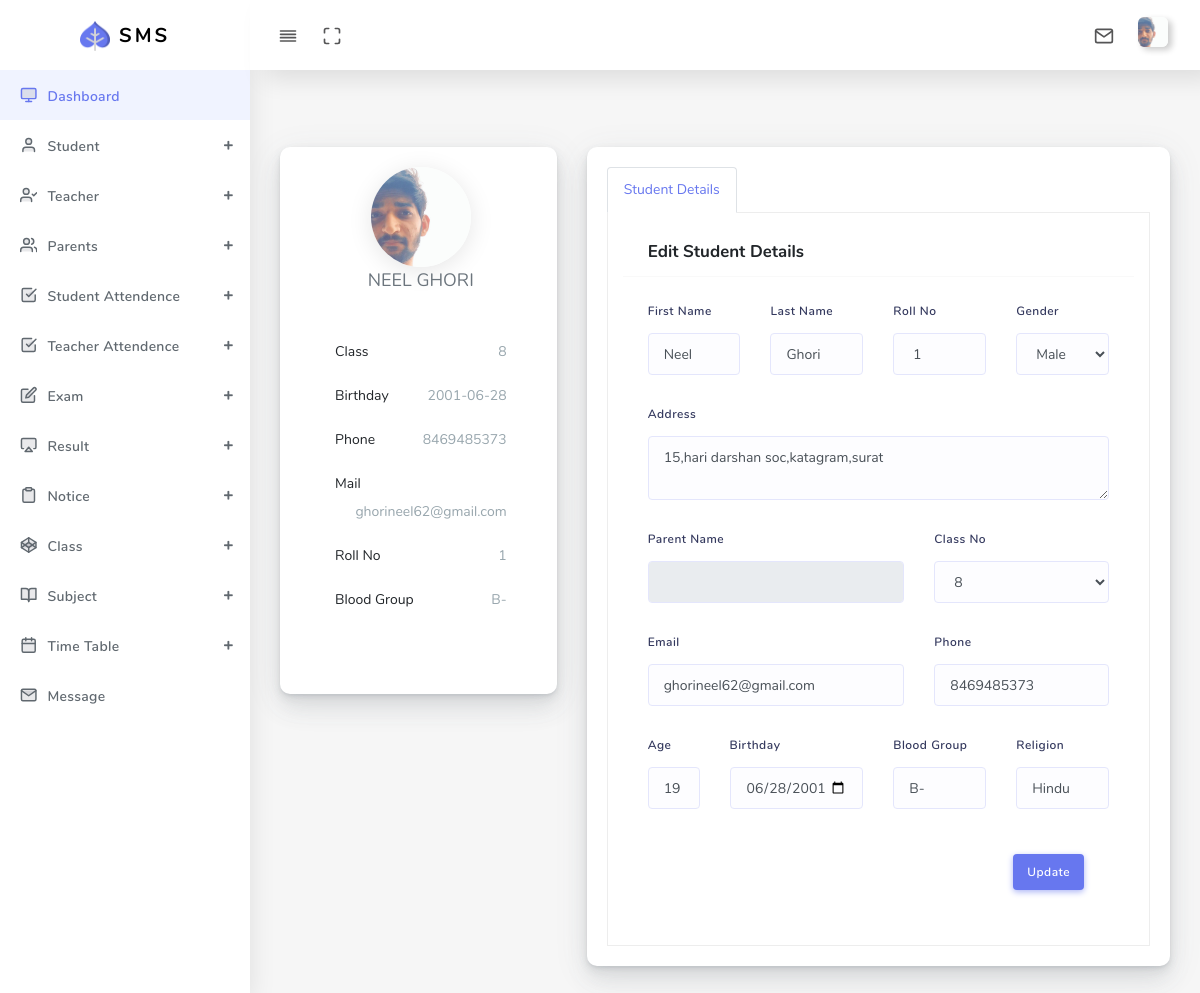
Screenshot of /Admin/update_student_admin.php?id=1 (signed in) with the database file from the repository.
### tables this page shows
CREATE TABLE `student` (
  `student_id` int(11) NOT NULL,
  `first_name` varchar(255) DEFAULT NULL,
  `last_name` varchar(255) DEFAULT NULL,
  `address_s` varchar(255) DEFAULT NULL,
  `roll_no` varchar(255) DEFAULT NULL,
  `gender_s` varchar(255) DEFAULT NULL,
  `age_s` int(11) DEFAULT NULL,
  `dob_s` varchar(255) DEFAULT NULL,
  `password_s` varchar(255) DEFAULT NULL,
  `blood_group_s` varchar(255) DEFAULT NULL,
  `phone_s` varchar(255) DEFAULT NULL,
  `e_mail_s` varchar(255) DEFAULT NULL,
  `religion_s` varchar(255) DEFAULT NULL,
  `profile_photo_s` varchar(255) DEFAULT NULL,
  `class_id` int(11) DEFAULT NULL,
  `parent_id` int(11) DEFAULT NULL
);

CREATE TABLE `class` (
  `class_id` int(11) NOT NULL,
  `class` varchar(255) NOT NULL
);

### Admin/update_student_admin.php (the view, shortened to what this page needs)
<?php
                   include "connection.php";
                   $id=$_GET['id'];
                   $displayquery="select * from student where student_id='$id'";
                   $result = mysqli_query($conn,$displayquery);
	                   while ($row=mysqli_fetch_array($result)) {
                      $firstname=$row['first_name'];
                      $lastname=$row['last_name'];
                      $address=$row['address_s'];
                      $roll=$row['roll_no'];
                      $class_id=$row['class_id'];
                      $q_c="select * from class where class_id='$class_id'";
                      $r_c=mysqli_query($conn,$q_c);
                      while($rows=mysqli_fetch_array($r_c)){
                        $class_nos=$rows['class'];
                      }
                      $email=$row['e_mail_s'];
                      $mobile=$row['phone_s'];
                      $gender=$row['gender_s'];
                      $religion=$row['religion_s'];
                      $birthday=$row['dob_s'];
                      $age=$row['age_s'];
                      $bgroup=$row['blood_group_s'];
                      $profile_photo=$row['profile_photo_s'];
                     }
                ?>
<!DOCTYPE html>
<html lang="en">
<head>
  <link rel="stylesheet" href="assets/css/app.min.css">
  <link rel="stylesheet" href="assets/bundles/bootstrap-social/bootstrap-social.css">
  <link rel="stylesheet" href="assets/bundles/summernote/summernote-bs4.css">
  <link rel="stylesheet" href="assets/css/style.css">
  <link rel="stylesheet" href="assets/css/components.css">
  <link rel="stylesheet" href="assets/css/custom.css">
</head>
<body>
  <div id="app">
    <div class="main-wrapper main-wrapper-1">
      <div class="navbar-bg"></div>
      <?php include "navbar_admin.php";?>
        <?php include "sidebar_admin.php";?>
      <div class="main-content">
        <section class="section">
          <div class="section-body">
            <div class="row mt-sm-4">
              <div class="col-12 col-md-12 col-lg-4">
                <div class="card author-box">
                  <div class="card-body">
                    <div class="author-box-center">
                     <img alt="image" src="<?php echo $profile_photo?>" class="rounded-circle author-box-picture">
                      <div class="author-box-name">
                        <span style="text-transform:uppercase;"><?php echo $firstname." ".$lastname;?></span>
                      </div>
                  <div class="card-body">
                    <div class="py-4">
                    <p class="clearfix">
                        <span class="float-left">
                          Class
                        </span>
                        <span class="float-right text-muted">
                          <?php echo $class_nos;?>
                        </span>
                      </p>
                      <p class="clearfix">
                        <span class="float-left">
                          Birthday
                        </span>
                        <span class="float-right text-muted">
                          <?php echo $birthday;?>
                        </span>
                      </p>
                      <p class="clearfix">
                        <span class="float-left">
                          Phone
                        </span>
                        <span class="float-right text-muted">
                        <?php echo $mobile;?>
                        </span>
                      </p>
                      <p class="clearfix">
                        <span class="float-left">
                          Mail
                        </span>
                        <span class="float-right text-muted">
                        <?php echo $email;?>
                        </span>
                      </p>
                      <p class="clearfix">
                        <span class="float-left">
                          Roll No
                        </span>
                        <span class="float-right text-muted">
                          <?php echo $roll;?>
                        </span>
                      </p>
                      <p class="clearfix">
                        <span class="float-left">
                          Blood Group
                        </span>
                        <span class="float-right text-muted">
                          <?php echo $bgroup;?>
                        </span>
                      </p>
                  </div>
                </div>
                    </div>
                  </div>
                </div>
              </div>
              <div class="col-12 col-md-12 col-lg-8">
                <div class="card">
                  <div class="padding-20">
                    <ul class="nav nav-tabs" id="myTab2" role="tablist">
                      <li class="nav-item">
                        <a class="nav-link active" id="home-tab2" data-toggle="tab" href="#about" role="tab"
                          aria-selected="true">Student Details</a>
                      </li>
                    </ul>
                    <div class="tab-content tab-bordered" id="myTab3Content">
                      <div class="tab-pane fade show active" id="about" role="tabpanel" aria-labelledby="home-tab2">
                        <form method="post" action="update_data.php" class="needs-validation">
                          <div class="card-header">
                            <h4>Edit Student Details</h4>
                          </div>
                          <div class="card-body">
                            <div class="row">
                              <div class="form-group col-md-3 col-12">
                                <label>First Name</label>
                                <input type="text" class="form-control" name="e_f_name" value="<?php echo $firstname;?>" required>
                              </div>
                              <div class="form-group col-md-3 col-12">
                                <label>Last Name</label>
                                <input type="text" class="form-control" name="e_l_name" value="<?php echo $lastname;?>" required>
                              </div>
                              <div class="form-group col-md-3 col-12">
                                <label>Roll No</label>
                                <input type="text" class="form-control" name="e_roll" value="<?php echo $roll;?>" required>
                              </div>
                              <div class="form-group col-md-3 col-12">
                                <label>Gender</label>
                                <select class="form-control" name="e_gender" required>
                                  <option value="male" <?php if($gender == "male"){ echo "selected";}?>>Male</option>
                                </select>
                              </div>
                            </div>
                            <div class="row">
                              <div class="form-group col-12">
                                <label>Address</label>
                                <textarea
                                  class="form-control" name="e_address" required><?php echo $address;?></textarea>
                              </div>
                            </div>
                            <div class="row">
                              <div class="form-group col-md-7 col-12">
                                <label>Parent Name</label>
                                <input type="text" class="form-control" name="e_email" value="<?php echo $parent;?>" disabled>
                              </div>
                            <div class="form-group col-md-5 col-12">
                               <label>Class No</label>
                               <select class="form-control" name="s_class" required>
                               <?php
                               include "connection.php";
                                 $query="select * from class";
                                  $result=mysqli_query($conn,$query);
                                  while($row=mysqli_fetch_array($result)){
                                    $class_no=$row['class'];
                                    $class_id=$row['class_id']
                               ?>
                                 <option value="<?php echo $class_id ; ?>" <?php if($class_no == "$class_nos"){ echo "selected";}?>><?php echo $class_no;?></option>
                                  <?php } ?>
                               </select>
                             </div>
                            </div>
                            <div class="row">
                              <div class="form-group col-md-7 col-12">
                                <label>Email</label>
                                <input type="email" class="form-control" name="e_email" value="<?php echo $email;?>" required>
                              </div>
                              <div class="form-group col-md-5 col-12">
                                <label>Phone</label>
                                <input type="text" class="form-control" name="e_phone" value="<?php echo $mobile;?>" required>
                              </div>
                            </div>
                            <div class="row">
                              <div class="form-group col-md-2 col-12">
                                <label>Age</label>
                                <input type="text" class="form-control" name="e_age" value="<?php echo $age;?>" required>
                              </div>
                              <div class="form-group col-md-4 col-12">
                                <label>Birthday</label>
                                <input type="date" class="form-control" name="e_birthday" value="<?php echo $birthday;?>" required>
                              </div>
                              <div class="form-group col-md-3 col-12">
                                <label>Blood Group</label>
                                <input type="text" class="form-control" name="e_blood_group" value="<?php echo $bgroup;?>" required>
                              </div>
                              <div class="form-group col-md-3 col-12">
                                <label>Religion</label>
                                <input type="text" class="form-control" name="e_religion" value="<?php echo $religion;?>" required>
                              </div>
                            </div>
                          <div class="card-footer text-right">
                            <button class="btn btn-primary" name="e_student">Update</button>
                          </div>
                        </form>
                      </div>
                    </div>
                  </div>
                </div>
              </div>
            </div>
          </div>
        </section>
    </div>
  </div>
 <?php include "footer_admin.php";?>

### rows the page displays
student: profile_photo_s (picture), first_name "NEEL", last_name "GHORI", dob_s "2001-06-28", phone_s "8469485373", e_mail_s "ghorineel62@gmail.com", roll_no "1", blood_group_s "B-", e_f_name "Neel", e_l_name "Ghori", e_roll "1", e_gender "Male", e_address "15,hari darshan soc,katagram,surat", e_email "ghorineel62@gmail.com", e_phone "8469485373", e_age "19", e_birthday "06/28/2001", e_blood_group "B-", e_religion "Hindu"
class: class "8"

### other values shown
form field s_class "8"
